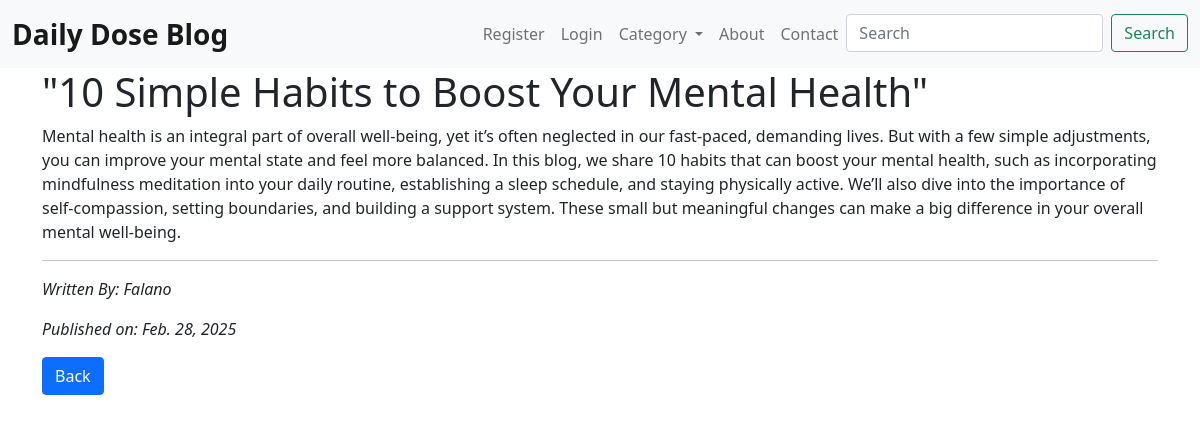
The app's page /post/4 with its own data.
### blogapp/models.py (models this page shows, shortened)
class Post(models.Model):
    title = models.CharField(max_length = 255)
    author = models.ForeignKey(User, on_delete=models.CASCADE)
    category = models.ForeignKey(Category, on_delete=models.SET_NULL, null=True)
    body = models.TextField()
    published_date = models.DateField(auto_now_add=True)

### blogapp/views.py (the view)
# urls.py: path('post/<int:pk>', Detail_view.as_view(), name = 'detail_view'),
class Detail_view(DetailView):
    model = Post
    template_name = 'blogapp/html/details.html'
    context_object_name = 'post'

### templates/blogapp/html/details.html (shortened to what this page needs)
{% extends 'blogapp/html/base.html' %}
{% block content %}
    <div>
        <h1>{{post.title}}</h1>
        <p>
            {{post.body}}
        </p>
        <hr>
        <p><em>Written By: {{ post.author.first_name }}</em></p>
        <p><em>Published on: {{ post.published_date }}</em></p>
    <div>
        <a href="{% url "home_view" %}" class = "btn btn-primary">Back</a>
{% endblock content %}

### records on screen
Post: title "\"10 Simple Habits to Boost Your Mental Health\"", body "Mental health is an integral part of overall well-being, yet it’s often neglected in our fast-paced, demanding lives. But with a few simple adjustments, you can improve your mental state and feel more balanced. In this blog, we share 10 habits that can boost your mental health, such as incorporating mindfulness meditation into your daily routine, establishing a sleep schedule, and staying physically active. We’ll also dive into the importance of self-compassion, setting boundaries, and building a support system. These small but meaningful changes can make a big difference in your overall mental well-being.", author.first_name "Falano", published_date "Feb. 28, 2025"
